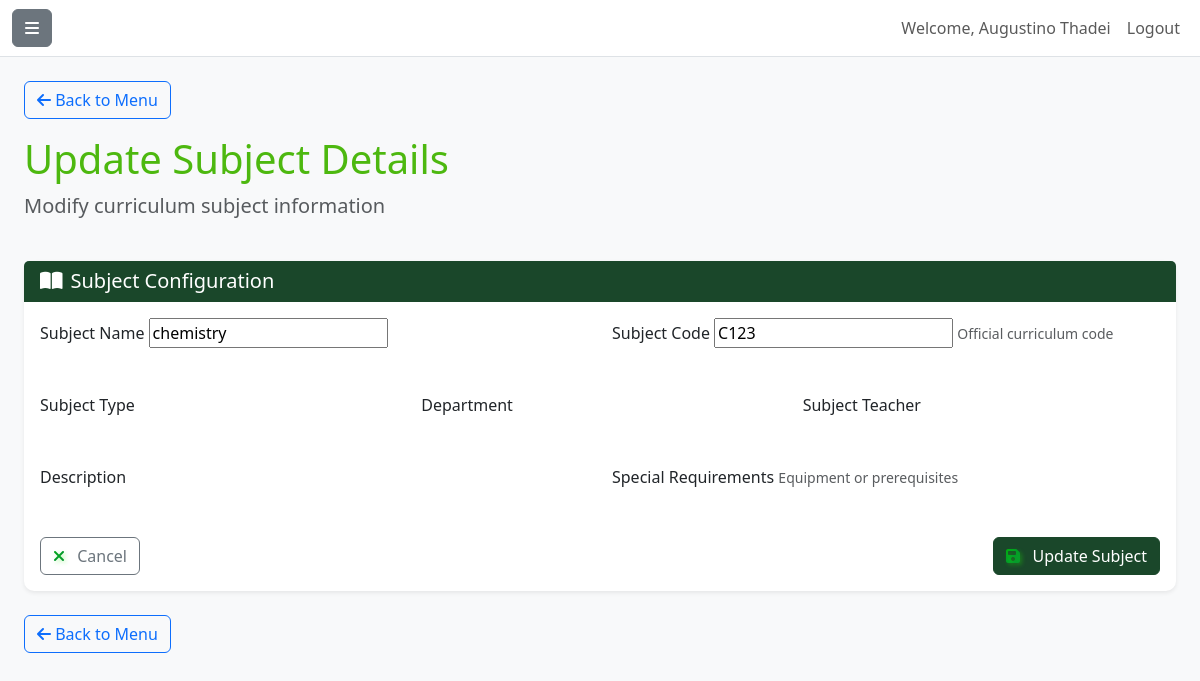
The page /secondary_dashboard/subject/7/edit/ (signed in) on the database its author committed.
### accounts/models.py (models this page shows, shortened)
class Teacher(AbstractUser):
    GENDER_CHOICES = [
        ('M', 'Male'),
        ('F', 'Female'),
        ('O', 'Other'),
    ]
    SCHOOL_LEVEL_CHOICES = [
    ('primary', 'Primary School'),
    ('secondary', 'Secondary School'),
]
    phone_regex = RegexValidator(
        regex=r'^\+?255\d{9}$',
        message="Phone number must be entered in the format: '+255xxxxxxxxx'."
    )
    tsc_number = models.CharField(
        max_length=20,
        unique=True,
        verbose_name="TSC Number",
        null=True,
        blank=True
    )
    gender = models.CharField(
        max_length=1,
        choices=GENDER_CHOICES,
        null=True,
        blank=True
    )
    date_of_birth = models.DateField(null=True, blank=True)
    phone_number = models.CharField(
        validators=[phone_regex],
        max_length=13,
        null=True,
        blank=True
    )
    qualification = models.CharField(max_length=100, null=True, blank=True)  # Highest academic qualification
    subjects_taught = models.CharField(max_length=200, null=True, blank=True)  # Subjects separated by commas
    current_school = models.CharField(max_length=150, null=True, blank=True)  # Current school name
    school_level = models.CharField(
        max_length=10,
        choices=SCHOOL_LEVEL_CHOICES,
        null=True,
        blank=True
    )
    district = models.CharField(max_length=100, null=True, blank=True)  # District of the school
    region = models.CharField(max_length=100, null=True, blank=True)  # Region of the school
    profile_picture = models.ImageField(
        upload_to='teacher_profiles/',  # Files will be uploaded to MEDIA_ROOT/teacher_profiles/
        blank=True,
        null=True
    )
    registration_date = models.DateTimeField(auto_now_add=True)
    is_verified = models.BooleanField(default=False)
    class Meta:
        verbose_name = "Teacher"  # Singular name in admin
        verbose_name_plural = "Teachers"  # Plural name in admin

### secondary_dashboard/models.py (models this page shows, shortened)
class Subject(models.Model):
    SUBJECT_CATEGORIES = [
        ('CORE', 'Core Subject'),
        ('SCIENCE', 'Science Options'),
        ('ARTS', 'Arts Options'),
        ('TECH', 'Technical Subjects'),
        ('LANG', 'Languages'),
    ]
    name = models.CharField(max_length=50)
    code = models.CharField(max_length=10, unique=True)
    category = models.CharField(max_length=10, choices=SUBJECT_CATEGORIES, default='CORE')
    is_elective = models.BooleanField(default=False)

### secondary_dashboard/views.py (the view)
# urls.py: path('subject/<int:pk>/edit/', views.SubjectUpdateView.as_view(), name='edit_subject'),
class SubjectUpdateView(LoginRequiredMixin, UpdateView):
    model = Subject
    form_class = forms.SubjectForm
    template_name = 'secondary_dashboard/edit_subject.html'
    success_url = reverse_lazy('secondary_dashboard:subject_list')

### secondary_dashboard/forms.py
class SubjectForm(forms.ModelForm):
    class Meta:
        model = Subject
        fields = ['name', 'code', 'category', 'is_elective']

### primary_dashboard/context_processors.py (called while the page is built)
def classes_context(request):
    classes = Class.objects.all()
    return {'classes': classes}

def teacher_context(request):
    teachers = User.objects.filter(groups__name='Teachers')
    total_teachers = teachers.count()
    return {
        'teachers': teachers,
        'total_teachers': total_teachers
    }

def unread_notifications(request):
    if not request.user.is_authenticated:
        return {'unread_notifications': 0, 'primary_unread': 0, 'secondary_unread': 0}
    try:
        from .models import Notification as PrimaryNotification
        from secondary_dashboard.models import Notification as SecondaryNotification
        primary_unread = PrimaryNotification.objects.filter(is_active=True).exclude(read_by=request.user).count()
        secondary_unread = SecondaryNotification.objects.filter(is_active=True).exclude(read_by=request.user).count()
        total = primary_unread + secondary_unread
    except Exception:
        primary_unread = 0
        secondary_unread = 0
        total = 0
    return {
        'unread_notifications': total,
        'primary_unread': primary_unread,
        'secondary_unread': secondary_unread,
    }

### secondary_dashboard/context_processors.py (called while the page is built)
def secondary_teachers(request):
    teachers = Teacher.objects.filter(school_level='secondary').order_by('first_name', 'last_name')
    return {'secondary_teachers': teachers}

### secondary_dashboard/templates/secondary_dashboard/edit_subject.html (shortened to what this page needs)
{% extends 'secondary_dashboard/base.html' %}
{% block content %}
<div class="row mb-4">
    <div class="col-12">
        <h1 class="display-6">Update Subject Details</h1>
        <p class="lead text-muted">Modify curriculum subject information</p>
    </div>
</div>
<div class="row mb-4">
    <div class="col-12">
        <div class="card border-0 shadow-sm">
            <div class="card-header bg-dark-green text-white">
                <h5 class="mb-0"><i class="fas fa-book-open me-2"></i>Subject Configuration</h5>
            </div>
            <div class="card-body">
                <form method="post" class="needs-validation" novalidate>
                    <div class="row mb-4">
                        <div class="col-md-6 mb-3">
                            <label for="{{ form.name.id_for_label }}" class="form-label">Subject Name</label>
                            {{ form.name }}
                        </div>
                        <div class="col-md-6 mb-3">
                            <label for="{{ form.code.id_for_label }}" class="form-label">Subject Code</label>
                            {{ form.code }}
                            <small class="text-muted">Official curriculum code</small>
                        </div>
                    </div>
                    <div class="row mb-4">
                        <div class="col-md-4 mb-3">
                            <label for="{{ form.subject_type.id_for_label }}" class="form-label">Subject Type</label>
                        </div>
                        <div class="col-md-4 mb-3">
                            <label for="{{ form.department.id_for_label }}" class="form-label">Department</label>
                        </div>
                        <div class="col-md-4 mb-3">
                            <label for="{{ form.teacher.id_for_label }}" class="form-label">Subject Teacher</label>
                        </div>
                    </div>
                    <div class="row mb-4">
                        <div class="col-md-6 mb-3">
                            <label for="{{ form.description.id_for_label }}" class="form-label">Description</label>
                        </div>
                        <div class="col-md-6 mb-3">
                            <label for="{{ form.requirements.id_for_label }}" class="form-label">Special Requirements</label>
                            <small class="text-muted">Equipment or prerequisites</small>
                        </div>
                    </div>
                    <div class="d-flex justify-content-between mt-4">
                        <a href="{% url 'secondary_dashboard:settings' %}" class="btn btn-outline-secondary">
                            <i class="fas fa-times me-2"></i> Cancel
                        </a>
                        <button type="submit" class="btn btn-dark-green">
                            <i class="fas fa-save me-2"></i> Update Subject
                        </button>
                    </div>
                </form>
            </div>
        </div>
    </div>
</div>
<div class="row">
    <div class="col-12">
        {% block back_to_menu %}
        <a href="{% url 'secondary_dashboard:dashboard' %}" class="btn btn-outline-primary mb-3">
            <i class="fas fa-arrow-left"></i> Back to Menu
        </a>
        {% endblock %}
    </div>
</div>
{% endblock %}

### secondary_dashboard/templates/secondary_dashboard/base.html (shortened to what this page needs)
{% load static %}
<!DOCTYPE html>
<html lang="en">
<head>
    <link href="https://cdn.jsdelivr.net/npm/bootstrap@5.3.0/dist/css/bootstrap.min.css" rel="stylesheet">
    <link rel="stylesheet" href="https://cdnjs.cloudflare.com/ajax/libs/font-awesome/6.4.0/css/all.min.css">
    <link rel="stylesheet" href="{% static 'base/secondary_dashboard_base.css' %}">
    <link rel="stylesheet" href="{% static 'secondary_dashboard/dashboard.css' %}">
</head>
<body>
    <div class="d-flex" id="wrapper">
        <div id="page-content-wrapper">
            <nav class="navbar navbar-expand-lg navbar-light bg-white border-bottom">
                <div class="container-fluid">
                    <button class="btn btn-secondary" id="menu-toggle">
                        <i class="fas fa-bars"></i>
                    </button>
                    <div class="navbar-nav ms-auto">
                        <span class="nav-item nav-link">Welcome, {{ request.user.get_full_name|default:request.user.username }}</span>
                        <a class="nav-item nav-link" href="{% url 'accounts:teacher_login' %}">Logout</a>
                    </div>
                </div>
            </nav>
            <div class="container-fluid px-4 py-4">
                {% block back_to_menu %}
                {% endblock %}
                {% block content %}
                {% endblock %}
            </div>
        </div>
    </div>
</body>
</html>

### base/static/base/secondary_dashboard_base.css (style rules this page uses)
body { background-color: #f8f9fa; }
#page-content-wrapper { min-width: 100vw; }
@media (min-width: 768px) { #page-content-wrapper { min-width: 0; width: 100%; } }
.card { border: none; border-radius: 10px; box-shadow: 0 4px 6px rgba(0, 0, 0, 0.1); transition: transform 0.3s ease; }
.btn-secondary { background-color: #6c757d; border-color: #6c757d; }

### secondary_dashboard/static/secondary_dashboard/dashboard.css (style rules this page uses)
.card-body i { color: #098b3f !important; }
p, h1 { color: hwb(98 6% 28%) !important; }
.card-body i { transition: all 0.3s ease; text-shadow: 2px 2px 4px rgba(32, 242, 8, 0.3); transform: perspective(500px) rotateX(0deg) rotateY(0deg); }
.card-body i::before { background: linear-gradient(135deg, lab(61.87% -61.53 60.48) 0%, hsl(146, 94%, 25%) 100%); -webkit-background-clip: text; -webkit-text-fill-color: transparent; background-clip: text; }

### secondary_dashboard/templates/secondary_dashboard/edit_subject.html (style rules this page uses)
.bg-dark-green { background-color: #1a472a; border-color: #1a472a; }
.btn-dark-green { background-color: #1a472a; border-color: #1a472a; color: white; }

### rows shown on the page
Teacher: user.get_full_name "Augustino Thadei"
Subject: name "chemistry", code "C123"
